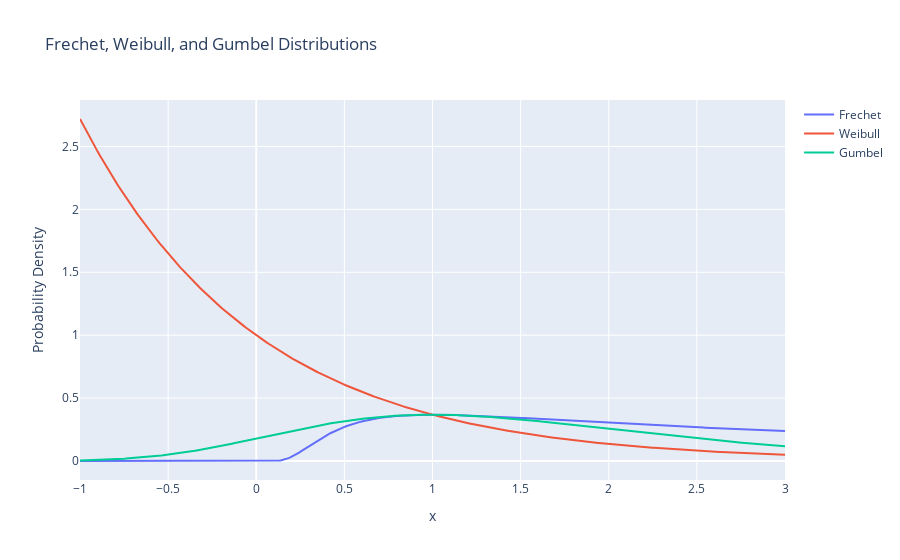

The code cell stored with this chart in its notebook:
### Code cell
import numpy as np
import plotly.graph_objs as go

# Frechet Distribution
def frechet_pdf(x, alpha, s=1, m=0):
    t = ((x - m) / s)**(-1 / alpha)
    pdf = (alpha / s) * t * np.exp(-t)
    return pdf * (x > m)

# Weibull Distribution
def weibull_pdf(x, c, scale=1, loc=0):
    return (c / scale) * ((x - loc) / scale)**(c - 1) * np.exp(-((x - loc) / scale)**c)

# Gumbel Distribution
def gumbel_pdf(x, beta, mu):
    z = (x - mu) / beta
    return np.exp(-z - np.exp(-z)) / beta

# Create an array of x values
x = np.linspace(-1, 3, 400)

# Create traces for each distribution
trace_frechet = go.Scatter(x=x, y=frechet_pdf(x, 1), mode='lines', name='Frechet')
trace_weibull = go.Scatter(x=x, y=weibull_pdf(x, 1), mode='lines', name='Weibull')
trace_gumbel = go.Scatter(x=x, y=gumbel_pdf(x, 1, 1), mode='lines', name='Gumbel')

# Create a layout
layout = go.Layout(
    title="Frechet, Weibull, and Gumbel Distributions",
    xaxis=dict(title="x"),
    yaxis=dict(title="Probability Density")
)

# Create a figure and plot the distributions
fig = go.Figure(data=[trace_frechet, trace_weibull, trace_gumbel], layout=layout)
fig.show()

### Figure 1 — Plotly figure (JSON) as saved in the notebook; plotly's stock layout.template omitted (floating-point values rounded to 4 significant figures; data arrays with more than 128 entries replaced by an {"elided": "..."} marker saying what was removed)
{"data": [{"mode": "lines", "name": "Frechet", "type": "scatter", "x": {"elided": "400 float values"}, "y": {"elided": "400 float values"}}, {"mode": "lines", "name": "Weibull", "type": "scatter", "x": {"elided": "400 float values"}, "y": {"elided": "400 float values"}}, {"mode": "lines", "name": "Gumbel", "type": "scatter", "x": {"elided": "400 float values"}, "y": {"elided": "400 float values"}}], "layout": {"title": {"text": "Frechet, Weibull, and Gumbel Distributions"}, "xaxis": {"title": {"text": "x"}}, "yaxis": {"title": {"text": "Probability Density"}}}}
